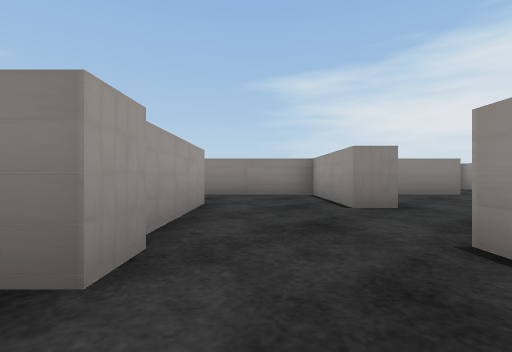
View 1 (above)

23 first-person views from a walk through a 3-D level made in the Unity game engine. The camera is 0.44 m above the floor, looks level and sees 85° across. The floor is counted in squares, 1 m on a side. Each view is taken from the middle of a square. On the plan, view 1 faces up. The plan holds only what a view shows up to about 9 squares ahead; the rest is blank. The place goes on beyond the plan. Some surface patterns are stand-ins.

View 2
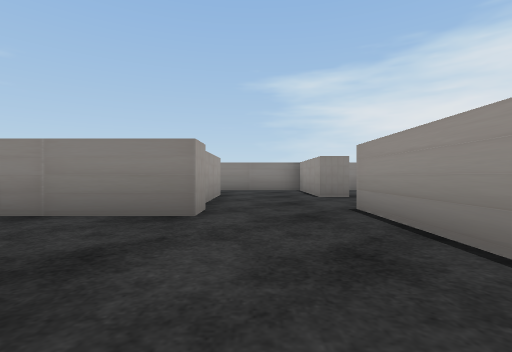

View 3
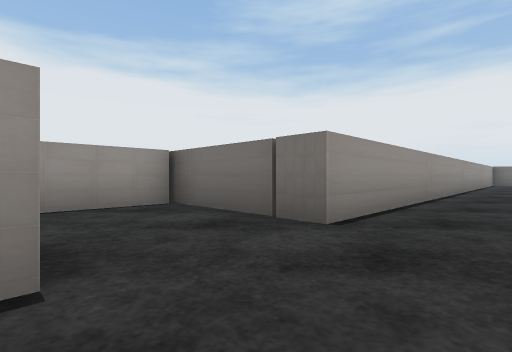

View 4
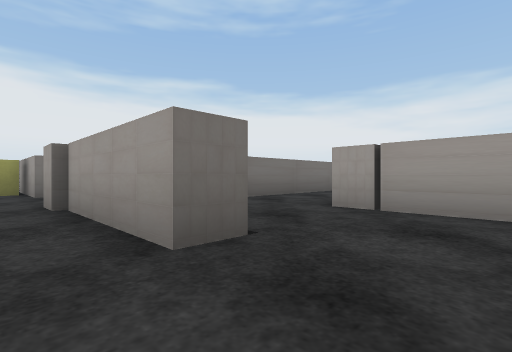

View 5
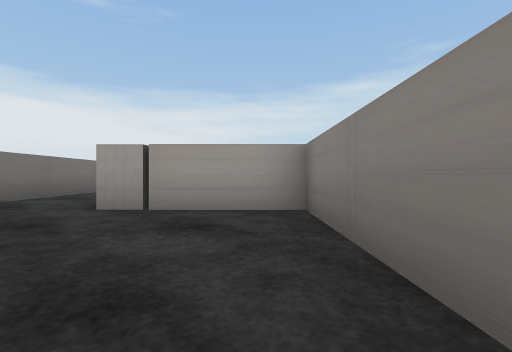

View 6
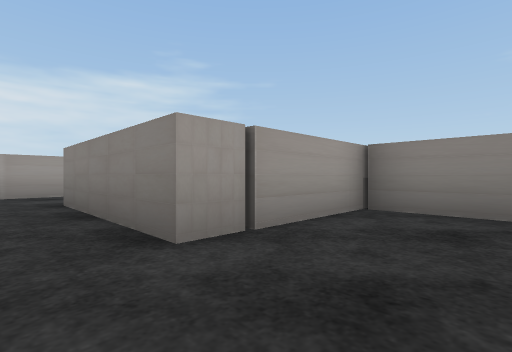

View 7
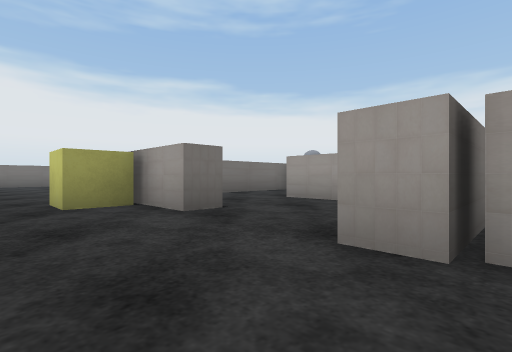

View 8
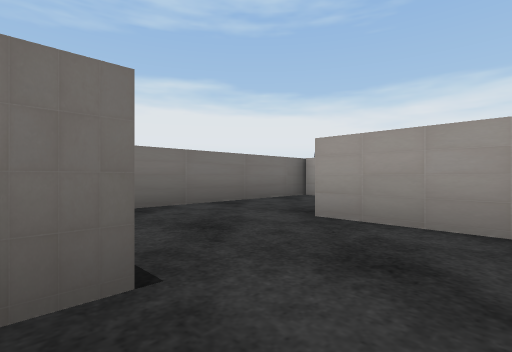

View 9
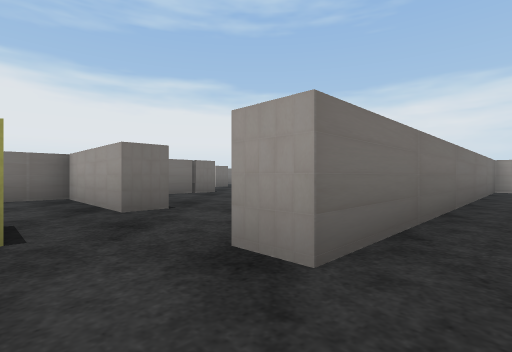

View 10
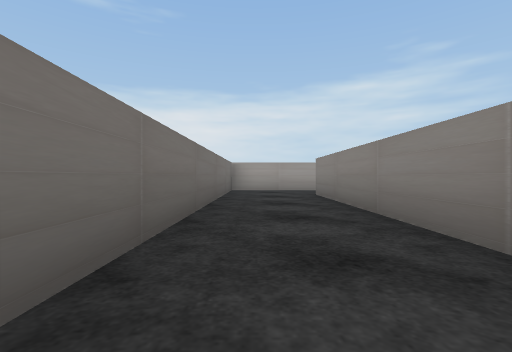

View 11
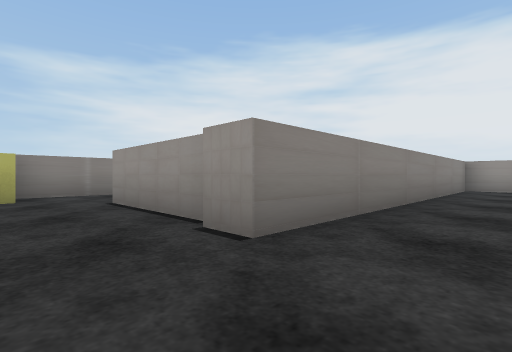

View 12
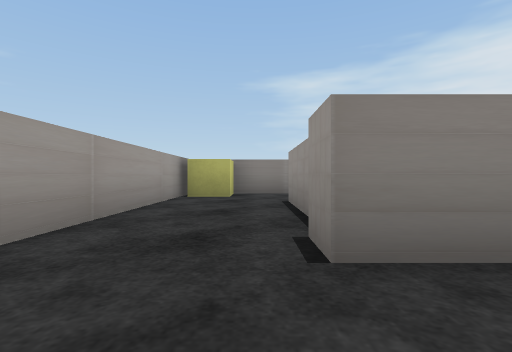

View 13
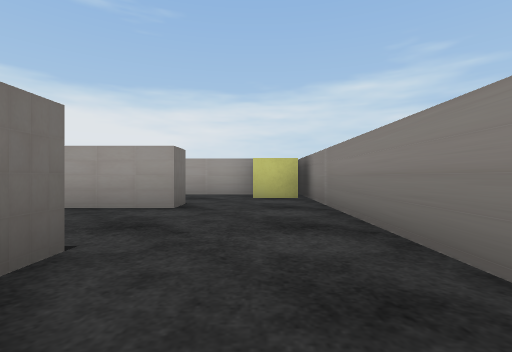

View 14
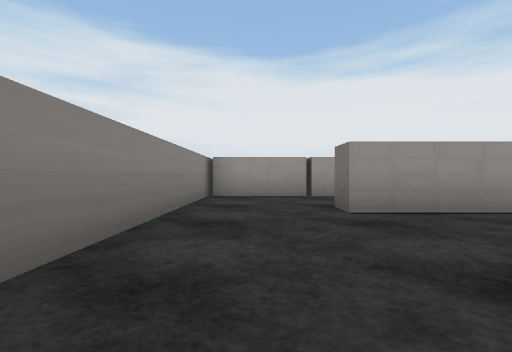

View 15
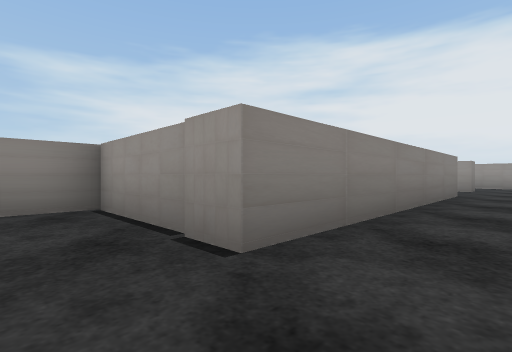

View 16
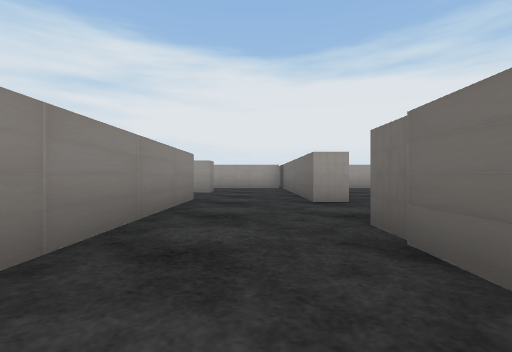

View 17
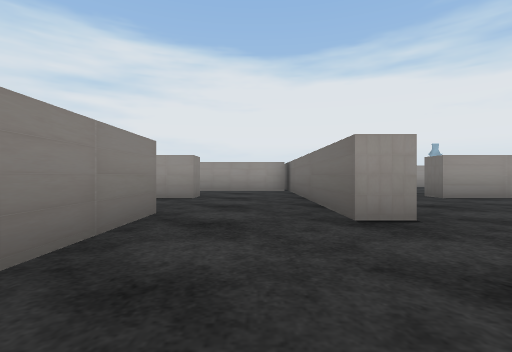

View 18
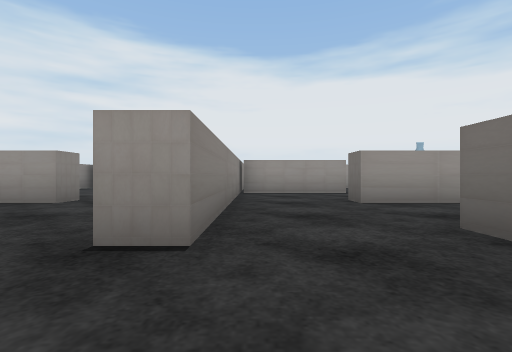

View 19
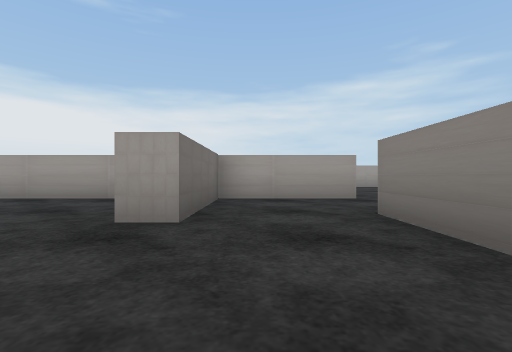

View 20
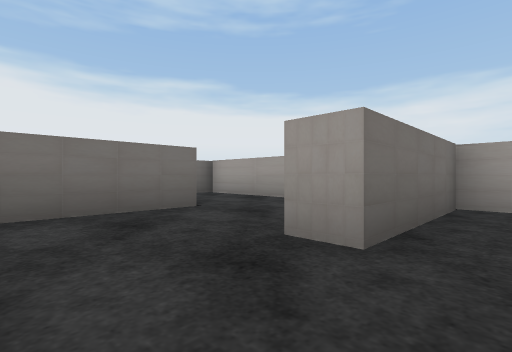

View 21
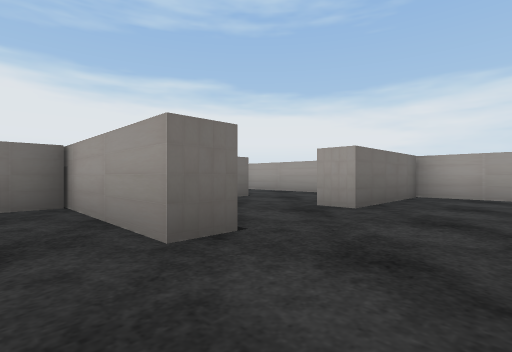

View 22
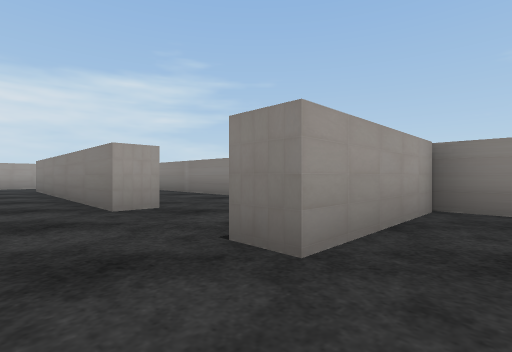

View 23
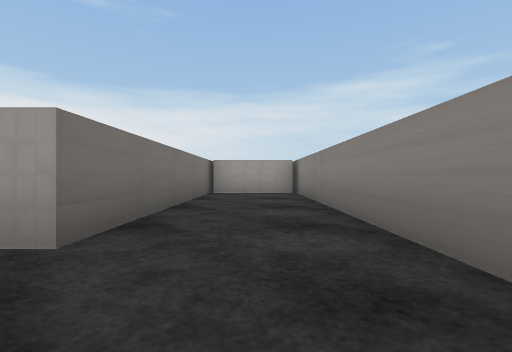

### Floor plan
Key: @ floor where view 1 was taken; # wall or solid block; . floor; C yellow cube.
Columns run from 7 left of view 1 to 16 right of it. Each row starts with its distance up from view 1.
 15    ###################
 14    #C......##.......#.
 13    #....##.#######..#..
 12    #..#.##.#######....#
 11    #..#.##............#
 10    #..#########..#######
  9    #..........#.......##
  8    #..........#.......#
  7    #########..####..#.#
  6    #....# ....#.....#.
  5    #....# ...C#.....#.
  4 ####..#.##.##.#..#####
  3 ......#....##.#..
  2 #######..#######
  1    ####.##
  0    #...@#
 -1    #....#
 -2   ....#.#
 -3  .....#C#
 -4 #######.#
 -5        .#
 -6        .#
 -7        .#

Where each view was taken, in squares from view 1:
view 1: 0 up, 0 right, facing up
view 2: 2 down, 0 right, facing up
view 3: 4 up, 0 right, facing down-right
view 4: 6 up, 0 right, facing down-left
view 5: 6 up, 0 right, facing left
view 6: 3 up, 2 left, facing up-left
view 7: 2 up, 1 right, facing down-left
view 8: 0 up, 1 left, facing down-left
view 9: 8 up, 6 right, facing down-left
view 10: 8 up, 5 right, facing left
view 11: 8 up, 3 left, facing up-right
view 12: 8 up, 2 left, facing up
view 13: 14 up, 3 right, facing left
view 14: 14 up, 2 left, facing right
view 15: 11 up, 3 right, facing up-right
view 16: 11 up, 5 right, facing right
view 17: 11 up, 7 right, facing right
view 18: 9 up, 8 right, facing right
view 19: 8 up, 13 right, facing left
view 20: 8 up, 12 right, facing down-left
view 21: 9 up, 14 right, facing down-left
view 22: 11 up, 14 right, facing up-left
view 23: 14 up, 12 right, facing left
